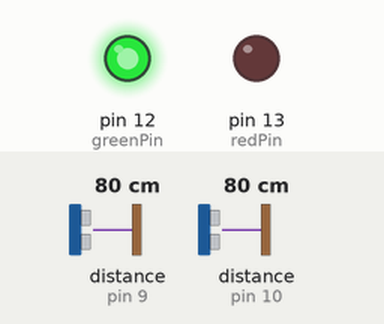
A sketch run on a simulated Arduino Uno, built with avr-gcc and run on an emulated ATmega328P. Parts: output pins drawn as LEDs (lit = HIGH). Wiring (inferred from the names in the program): 2 × ultrasonic range finder: trigger pin 8, echo pin 9 / trigger pin 11, echo pin 10. The inputs (shaded band) are chosen by the test bench; at power-on: distance to the obstacle (sensors on pin 9, pin 10) 80 cm. The echo pulse lasts 58.3 µs per cm; pins used as bus, display or sensor lines are not drawn; what the sketch prints to the serial monitor is not drawn.

Above: at 0.1 s.
Timing chart, 0 to 1.6 s (numbered marks = the images above):
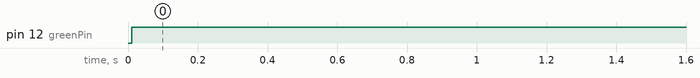

Measured:
- by itself, pin 12 (greenPin): LOW → HIGH at 0.01 s

The sketch:

ultrasonic_sensor.ino
```cpp
const int trigPin1 = 8;
const int echoPin1 = 9;

const int trigPin2 = 11;
const int echoPin2 = 10;

const int redPin = 13;
const int greenPin = 12;


void setup() {
  Serial.begin(9600);
  pinMode(trigPin1, OUTPUT);
  pinMode(echoPin1, INPUT);

  pinMode(trigPin2, OUTPUT);
  pinMode(echoPin2, INPUT);

  pinMode(redPin, OUTPUT);
  pinMode(greenPin, OUTPUT);
}


void loop() {
  int distance1 = measureDistance(trigPin1, echoPin1);
  int distance2 = measureDistance(trigPin2, echoPin2);

  // Serial.print(distance1);
  // Serial.print(",");
  // Serial.println(distance2);
  Serial.println(getParkingStatus(distance1, distance2));
  // Serial.println();

  delay(1000);  // Adjust the delay as needed
}

int measureDistance(int trigPin, int echoPin) {
  digitalWrite(trigPin, LOW);
  delayMicroseconds(2);
  digitalWrite(trigPin, HIGH);
  delayMicroseconds(10);
  digitalWrite(trigPin, LOW);

  unsigned long duration = pulseIn(echoPin, HIGH);
  return duration * 0.034 / 2;
}

int getParkingStatus(int distance1, int distance2) {
  if (distance1 <= 15 && distance2 <= 15) {
    // Both spaces are taken
    digitalWrite(redPin, HIGH);
    digitalWrite(greenPin, LOW);
    return 3;  // '3' to Python script indicating "Both Taken"
  } else if (distance1 <= 15) {
    // Space 1 is taken
    digitalWrite(redPin, LOW);
    digitalWrite(greenPin, HIGH);
    return 2;  // '2' to Python script indicating "First space is taken"
  } else if (distance2 <= 15) {
    // Space 2 is taken
    digitalWrite(redPin, LOW);
    digitalWrite(greenPin, HIGH);
    return 1;  // '1' to Python script indicating "Second space is taken"
  } else {
    // Neither space is taken
    digitalWrite(redPin, LOW);
    digitalWrite(greenPin, HIGH);
    return 0;  // '0' to Python script indicating "None Taken"
  }
}
```
